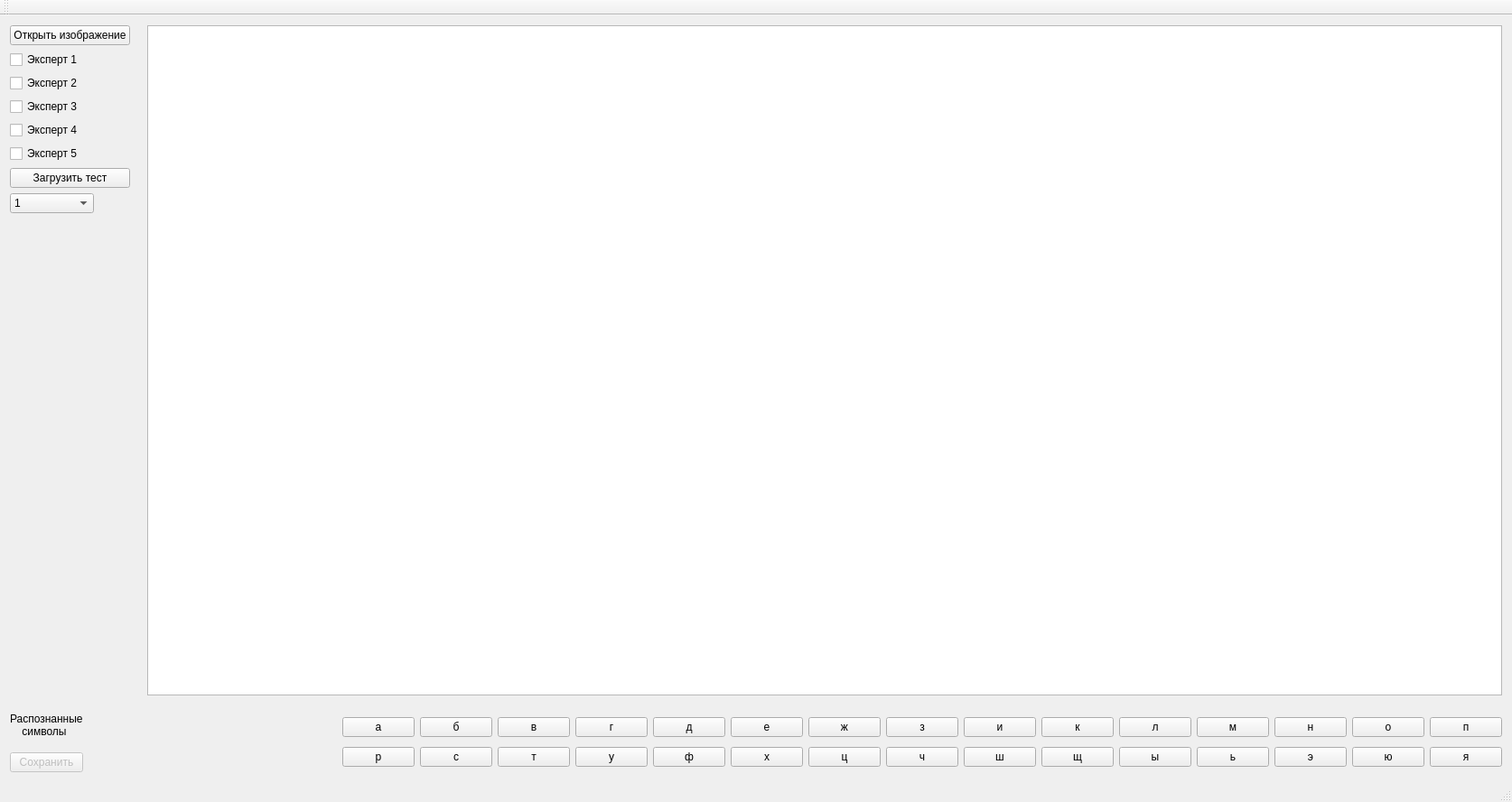
<?xml version="1.0" encoding="UTF-8"?>
<ui version="4.0">
 <class>MainWindow</class>
 <widget class="QMainWindow" name="MainWindow">
  <property name="geometry">
   <rect>
    <x>0</x>
    <y>0</y>
    <width>1674</width>
    <height>888</height>
   </rect>
  </property>
  <property name="windowTitle">
   <string>MainWindow</string>
  </property>
  <widget class="QWidget" name="centralWidget">
   <layout class="QGridLayout" name="gridLayout_6">
    <item row="0" column="0">
     <layout class="QGridLayout" name="gridLayout_5">
      <item row="0" column="0">
       <layout class="QGridLayout" name="gridLayout_4">
        <item row="0" column="0">
         <layout class="QGridLayout" name="gridLayout_2">
          <property name="sizeConstraint">
           <enum>QLayout::SetFixedSize</enum>
          </property>
          <item row="0" column="0">
           <widget class="QPushButton" name="openImage">
            <property name="text">
             <string>Открыть изображение</string>
            </property>
           </widget>
          </item>
          <item row="1" column="0">
           <widget class="QCheckBox" name="Expert1">
            <property name="text">
             <string>Эксперт 1</string>
            </property>
           </widget>
          </item>
          <item row="2" column="0">
           <widget class="QCheckBox" name="Expert2">
            <property name="text">
             <string>Эксперт 2</string>
            </property>
           </widget>
          </item>
          <item row="3" column="0">
           <widget class="QCheckBox" name="Expert3">
            <property name="text">
             <string>Эксперт 3</string>
            </property>
           </widget>
          </item>
          <item row="4" column="0">
           <widget class="QCheckBox" name="Expert4">
            <property name="text">
             <string>Эксперт 4</string>
            </property>
           </widget>
          </item>
          <item row="5" column="0">
           <widget class="QCheckBox" name="Expert5">
            <property name="text">
             <string>Эксперт 5</string>
            </property>
           </widget>
          </item>
          <item row="6" column="0">
           <widget class="QPushButton" name="loadTest">
            <property name="text">
             <string>Загрузить тест</string>
            </property>
           </widget>
          </item>
          <item row="7" column="0">
           <layout class="QGridLayout" name="gridLayout">
            <item row="0" column="0">
             <widget class="QComboBox" name="comboBox">
              <item>
               <property name="text">
                <string>1</string>
               </property>
              </item>
              <item>
               <property name="text">
                <string>2</string>
               </property>
              </item>
              <item>
               <property name="text">
                <string>3</string>
               </property>
              </item>
              <item>
               <property name="text">
                <string>4</string>
               </property>
              </item>
              <item>
               <property name="text">
                <string>5</string>
               </property>
              </item>
              <item>
               <property name="text">
                <string>6</string>
               </property>
              </item>
              <item>
               <property name="text">
                <string>7</string>
               </property>
              </item>
              <item>
               <property name="text">
                <string>8</string>
               </property>
              </item>
              <item>
               <property name="text">
                <string>9</string>
               </property>
              </item>
              <item>
               <property name="text">
                <string>10</string>
               </property>
              </item>
              <item>
               <property name="text">
                <string>11</string>
               </property>
              </item>
              <item>
               <property name="text">
                <string>12</string>
               </property>
              </item>
              <item>
               <property name="text">
                <string>13</string>
               </property>
              </item>
              <item>
               <property name="text">
                <string>14</string>
               </property>
              </item>
              <item>
               <property name="text">
                <string>15</string>
               </property>
              </item>
              <item>
               <property name="text">
                <string>16</string>
               </property>
              </item>
              <item>
               <property name="text">
                <string>17</string>
               </property>
              </item>
              <item>
               <property name="text">
                <string>18</string>
               </property>
              </item>
              <item>
               <property name="text">
                <string>19</string>
               </property>
              </item>
              <item>
               <property name="text">
                <string>20</string>
               </property>
              </item>
              <item>
               <property name="text">
                <string>21</string>
               </property>
              </item>
              <item>
               <property name="text">
                <string>22</string>
               </property>
              </item>
              <item>
               <property name="text">
                <string>23</string>
               </property>
              </item>
              <item>
               <property name="text">
                <string>24</string>
               </property>
              </item>
              <item>
               <property name="text">
                <string>25</string>
               </property>
              </item>
              <item>
               <property name="text">
                <string>26</string>
               </property>
              </item>
              <item>
               <property name="text">
                <string>27</string>
               </property>
              </item>
              <item>
               <property name="text">
                <string>28</string>
               </property>
              </item>
              <item>
               <property name="text">
                <string>29</string>
               </property>
              </item>
              <item>
               <property name="text">
                <string>30</string>
               </property>
              </item>
              <item>
               <property name="text">
                <string>31</string>
               </property>
              </item>
              <item>
               <property name="text">
                <string>32</string>
               </property>
              </item>
              <item>
               <property name="text">
                <string>33</string>
               </property>
              </item>
              <item>
               <property name="text">
                <string>34</string>
               </property>
              </item>
              <item>
               <property name="text">
                <string>35</string>
               </property>
              </item>
              <item>
               <property name="text">
                <string>36</string>
               </property>
              </item>
              <item>
               <property name="text">
                <string>37</string>
               </property>
              </item>
              <item>
               <property name="text">
                <string>38</string>
               </property>
              </item>
              <item>
               <property name="text">
                <string>39</string>
               </property>
              </item>
              <item>
               <property name="text">
                <string>40</string>
               </property>
              </item>
             </widget>
            </item>
            <item row="0" column="1">
             <spacer name="horizontalSpacer_3">
              <property name="orientation">
               <enum>Qt::Horizontal</enum>
              </property>
              <property name="sizeType">
               <enum>QSizePolicy::Fixed</enum>
              </property>
              <property name="sizeHint" stdset="0">
               <size>
                <width>40</width>
                <height>20</height>
               </size>
              </property>
             </spacer>
            </item>
           </layout>
          </item>
          <item row="8" column="0">
           <spacer name="verticalSpacer">
            <property name="orientation">
             <enum>Qt::Vertical</enum>
            </property>
            <property name="sizeHint" stdset="0">
             <size>
              <width>20</width>
              <height>40</height>
             </size>
            </property>
           </spacer>
          </item>
         </layout>
        </item>
        <item row="0" column="1">
         <spacer name="horizontalSpacer">
          <property name="orientation">
           <enum>Qt::Horizontal</enum>
          </property>
          <property name="sizeType">
           <enum>QSizePolicy::Fixed</enum>
          </property>
          <property name="sizeHint" stdset="0">
           <size>
            <width>13</width>
            <height>20</height>
           </size>
          </property>
         </spacer>
        </item>
        <item row="0" column="2">
         <widget class="QGraphicsView" name="graphicsView"/>
        </item>
       </layout>
      </item>
      <item row="1" column="0">
       <spacer name="verticalSpacer_3">
        <property name="orientation">
         <enum>Qt::Vertical</enum>
        </property>
        <property name="sizeType">
         <enum>QSizePolicy::Fixed</enum>
        </property>
        <property name="sizeHint" stdset="0">
         <size>
          <width>20</width>
          <height>13</height>
         </size>
        </property>
       </spacer>
      </item>
      <item row="2" column="0">
       <layout class="QGridLayout" name="gridLayout_3">
        <property name="sizeConstraint">
         <enum>QLayout::SetFixedSize</enum>
        </property>
        <item row="0" column="0">
         <layout class="QVBoxLayout" name="verticalLayout_2">
          <item>
           <widget class="QLabel" name="label">
            <property name="layoutDirection">
             <enum>Qt::LeftToRight</enum>
            </property>
            <property name="text">
             <string>Распознанные
    символы</string>
            </property>
           </widget>
          </item>
          <item>
           <spacer name="verticalSpacer_2">
            <property name="orientation">
             <enum>Qt::Vertical</enum>
            </property>
            <property name="sizeType">
             <enum>QSizePolicy::Fixed</enum>
            </property>
            <property name="sizeHint" stdset="0">
             <size>
              <width>20</width>
              <height>10</height>
             </size>
            </property>
           </spacer>
          </item>
          <item>
           <widget class="QPushButton" name="buttonSave">
            <property name="enabled">
             <bool>false</bool>
            </property>
            <property name="text">
             <string>Сохранить</string>
            </property>
           </widget>
          </item>
         </layout>
        </item>
        <item row="0" column="1">
         <spacer name="horizontalSpacer_2">
          <property name="orientation">
           <enum>Qt::Horizontal</enum>
          </property>
          <property name="sizeHint" stdset="0">
           <size>
            <width>48</width>
            <height>20</height>
           </size>
          </property>
         </spacer>
        </item>
        <item row="0" column="2">
         <layout class="QVBoxLayout" name="verticalLayout">
          <item>
           <layout class="QHBoxLayout" name="horizontalLayout_2">
            <item>
             <widget class="QPushButton" name="button1">
              <property name="text">
               <string>а</string>
              </property>
             </widget>
            </item>
            <item>
             <widget class="QPushButton" name="button2">
              <property name="enabled">
               <bool>true</bool>
              </property>
              <property name="text">
               <string>б</string>
              </property>
              <property name="checkable">
               <bool>false</bool>
              </property>
              <property name="autoDefault">
               <bool>false</bool>
              </property>
              <property name="default">
               <bool>false</bool>
              </property>
              <property name="flat">
               <bool>false</bool>
              </property>
             </widget>
            </item>
            <item>
             <widget class="QPushButton" name="button3">
              <property name="text">
               <string>в</string>
              </property>
             </widget>
            </item>
            <item>
             <widget class="QPushButton" name="button4">
              <property name="text">
               <string>г</string>
              </property>
             </widget>
            </item>
            <item>
             <widget class="QPushButton" name="button5">
              <property name="text">
               <string>д</string>
              </property>
             </widget>
            </item>
            <item>
             <widget class="QPushButton" name="button6">
              <property name="text">
               <string>е</string>
              </property>
             </widget>
            </item>
            <item>
             <widget class="QPushButton" name="button7">
              <property name="text">
               <string>ж</string>
              </property>
             </widget>
            </item>
            <item>
             <widget class="QPushButton" name="button8">
              <property name="text">
               <string>з</string>
              </property>
             </widget>
            </item>
            <item>
             <widget class="QPushButton" name="button9">
              <property name="text">
               <string>и</string>
              </property>
             </widget>
            </item>
            <item>
             <widget class="QPushButton" name="button10">
              <property name="text">
               <string>к</string>
              </property>
             </widget>
            </item>
            <item>
             <widget class="QPushButton" name="button11">
              <property name="text">
               <string>л</string>
              </property>
             </widget>
            </item>
            <item>
             <widget class="QPushButton" name="button12">
              <property name="text">
               <string>м</string>
              </property>
             </widget>
            </item>
            <item>
             <widget class="QPushButton" name="button13">
              <property name="text">
               <string>н</string>
              </property>
             </widget>
            </item>
            <item>
             <widget class="QPushButton" name="button14">
              <property name="text">
               <string>о</string>
              </property>
             </widget>
            </item>
            <item>
             <widget class="QPushButton" name="button15">
              <property name="text">
               <string>п</string>
              </property>
             </widget>
            </item>
           </layout>
          </item>
          <item>
           <layout class="QHBoxLayout" name="horizontalLayout">
            <item>
             <widget class="QPushButton" name="button16">
              <property name="text">
               <string>р</string>
              </property>
             </widget>
            </item>
            <item>
             <widget class="QPushButton" name="button17">
              <property name="text">
               <string>с</string>
              </property>
             </widget>
            </item>
            <item>
             <widget class="QPushButton" name="button18">
              <property name="text">
               <string>т</string>
              </property>
             </widget>
            </item>
            <item>
             <widget class="QPushButton" name="button19">
              <property name="text">
               <string>у</string>
              </property>
             </widget>
            </item>
            <item>
             <widget class="QPushButton" name="button20">
              <property name="text">
               <string>ф</string>
              </property>
             </widget>
            </item>
            <item>
             <widget class="QPushButton" name="button21">
              <property name="text">
               <string>х</string>
              </property>
             </widget>
            </item>
            <item>
             <widget class="QPushButton" name="button22">
              <property name="text">
               <string>ц</string>
              </property>
             </widget>
            </item>
            <item>
             <widget class="QPushButton" name="button23">
              <property name="text">
               <string>ч</string>
              </property>
             </widget>
            </item>
            <item>
             <widget class="QPushButton" name="button24">
              <property name="text">
               <string>ш</string>
              </property>
             </widget>
            </item>
            <item>
             <widget class="QPushButton" name="button25">
              <property name="text">
               <string>щ</string>
              </property>
             </widget>
            </item>
            <item>
             <widget class="QPushButton" name="button26">
              <property name="text">
               <string>ы</string>
              </property>
             </widget>
            </item>
            <item>
             <widget class="QPushButton" name="button27">
              <property name="text">
               <string>ь</string>
              </property>
             </widget>
            </item>
            <item>
             <widget class="QPushButton" name="button28">
              <property name="text">
               <string>э</string>
              </property>
             </widget>
            </item>
            <item>
             <widget class="QPushButton" name="button29">
              <property name="text">
               <string>ю</string>
              </property>
             </widget>
            </item>
            <item>
             <widget class="QPushButton" name="button30">
              <property name="text">
               <string>я</string>
              </property>
             </widget>
            </item>
           </layout>
          </item>
         </layout>
        </item>
       </layout>
      </item>
     </layout>
    </item>
   </layout>
  </widget>
  <widget class="QMenuBar" name="menuBar">
   <property name="geometry">
    <rect>
     <x>0</x>
     <y>0</y>
     <width>1674</width>
     <height>26</height>
    </rect>
   </property>
  </widget>
  <widget class="QToolBar" name="mainToolBar">
   <attribute name="toolBarArea">
    <enum>TopToolBarArea</enum>
   </attribute>
   <attribute name="toolBarBreak">
    <bool>false</bool>
   </attribute>
  </widget>
  <widget class="QStatusBar" name="statusBar"/>
 </widget>
 <layoutdefault spacing="6" margin="11"/>
 <resources/>
 <connections/>
</ui>
